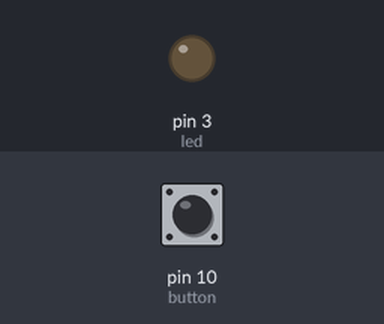
Recording of a sketch running on a simulated Arduino Uno, built with avr-gcc and run on an emulated ATmega328P. On the bench: output pins drawn as LEDs (lit = HIGH). Inputs (shaded band) come from the test bench; at power-on: pin 10 (button) HIGH.

Above: at 1.2 s.
1.3 s: pin 10 (button) pulled LOW for 3.2 s
At 5.1 s:
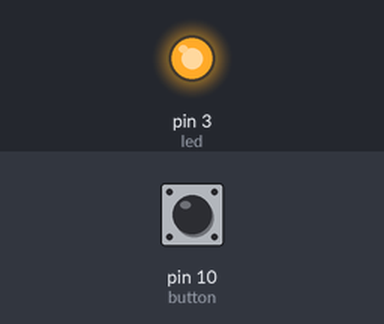
6.0 s: pin 10 (button) pulled LOW for 0.15 s
At 6.4 s:
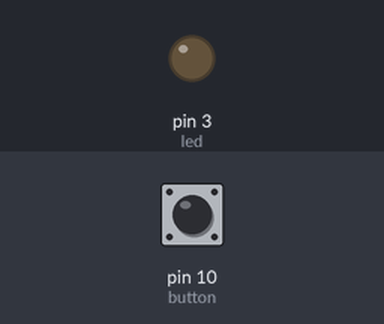
Timing chart, 0 to 9.0 s (numbered marks = the images above; inputs shaded):
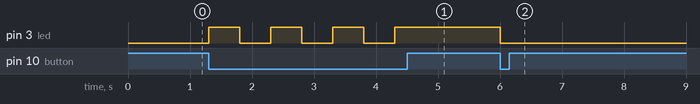

The sketch:

On-Off-Switch.ino
```cpp
const int button = 10;
const int led = 3;
bool ledon = false;
void setup() {
  // put your setup code here, to run once:
  pinMode(led, OUTPUT);
  pinMode(button, INPUT_PULLUP);
}

void loop() {
  // put your main code here, to run repeatedly:
  if(digitalRead(button) == 0)
  {
    if(ledon == false)
    {
      digitalWrite(led, 1);
      ledon = true;
      delay(500);
    }
    else
    {
      digitalWrite(led, 0);
      ledon = false;
      delay(500);
    }
  }
}
```

Measured:
- after the input at 1.3 s, pin 3 (led): alternates HIGH for 0.50 s and LOW for 0.50 s, 7 changes in all, then stays HIGH, starting at once
- after the input at 6.0 s, pin 3 (led): HIGH → LOW at once
